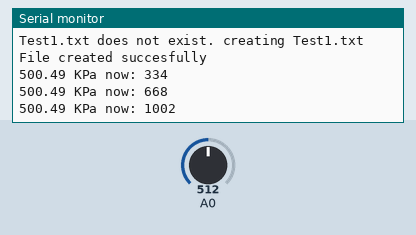
Simulated run of this sketch. Board: Arduino Uno, built with avr-gcc and run on an emulated ATmega328P. Shown: the last lines printed to the serial monitor. The test bench sets the inputs (shaded band); at power-on: A0 = 512. Storage starts empty.

Above: at 1.2 s.
1.3 s: A0 set to 716
At 1.57 s:
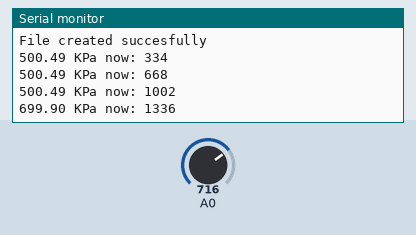
2.8 s: A0 set to 900
At 2.91 s:
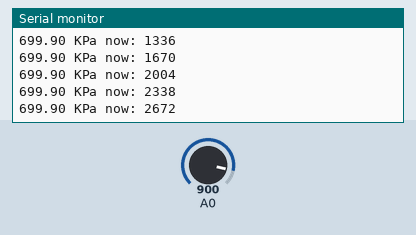
Timing chart, 0 to 5.8 s (numbered marks = the images above; inputs shaded):
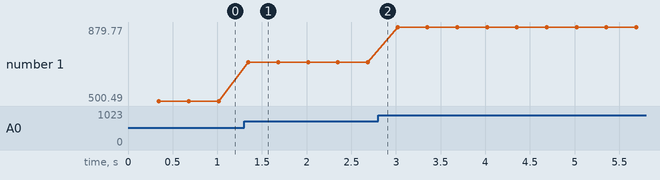

The sketch:

sketch_nov05a.ino
```cpp
#include<SPI.h>
#include<SD.h>
#include<Wire.h>
#include "RTClib.h"

const int sensorPin = 0;        // Sensor signal connected to A0
const int dataFrequency = 3;    // How many times the sensor is read within 1 second
const int sdChipSelect = 10;     // SD shield uses digital pin 10
const int baudRate = 9600;       // baud rate of serial communication

unsigned long lastSampleTime;

static String fileName;

RTC_DS1307 rtc;                 // Initialize the real time clock object

void setup() {
  // put your setup code here, to run once:
  //DateTime now = rtc.now();

  setupSerial();
  //fileName = String(now.year())+ "_" + String(now.month()) + "_" + String(now.day()) + "_" + String(now.hour()) + "_" + String(now.minute()) + "_" + String(now.second()) + ".txt";
  setupSD("Test1.txt");
  lastSampleTime = 0UL;

}

void loop() {
  // put your main code here, to run repeatedly:

  unsigned long nowMillis = millis();
  String dataString = "";
  float pressure;
  //DateTime now = rtc.now();
  //Serial.println(now.year(),DEC);
  if ((nowMillis - lastSampleTime) > 1000/dataFrequency)
  {
    pressure = readPressureKPa(sensorPin);
    lastSampleTime = nowMillis;
    dataString = String(pressure) + " KPa now: " + String(nowMillis);
    File dataFile = SD.open("Test1.txt", FILE_WRITE);
    if (dataFile)
    {
      dataFile.println(dataString);
      dataFile.close();
      Serial.println(dataString);
    }
    else
    {
      Serial.println("error opening file");
    }
  }
}

/*------------------Pressure Reading----------------------------------------*/
float readPressureMPa(int pinNumber)
{
  const float rawVoltageMin = 0.5;  // Sensor output voltage lower limit (volt)
  const float rawVoltageMax = 4.5;  // Sensor output voltage upper limit (volt)

  int rawValue = analogRead(pinNumber);   // Read raw value in the range of 0 - 1023
  float rawVoltage = rawValue * ((rawVoltageMax-rawVoltageMin)/1023.0) + rawVoltageMin; // Convert to voltage
  float pressure = (rawVoltage - rawVoltageMin) / (rawVoltageMax - rawVoltageMin); // Pressure unit MPa

  return pressure;  // MPa
}

float readPressureKPa(int pinNumber)
{
  return 1000 * readPressureMPa(pinNumber);
}
/*-------------------------------------------------------------------------*/

/*----------------------------------------SD Card--------------------------*/
void setupSD(String fileName)
{
  Serial.print("Initializing SD card...");
  if (!SD.begin(sdChipSelect))
  {
    Serial.println("Initialization failed!");
    return;
  }
  Serial.println("Initialization done.");

  if (SD.exists(fileName))
  {
    Serial.print(fileName);
    Serial.println(" exists.");
  }
  else
  {
    Serial.print(fileName);
    Serial.print(" does not exist. creating ");
    Serial.println(fileName);
    File dataFile;
    dataFile = SD.open(fileName, FILE_WRITE);
    dataFile.close();

    if (SD.exists(fileName))
    {
    Serial.println("File created succesfully");
    }
    else
    {
    Serial.println("File creation failed.");
    }
  }
}

void setupSerial()
{
  Serial.begin(baudRate);
  while(!Serial)
  {
    ; // wait for serial port to connect.
  }
}
/*------------------------------------------------------------------------*/
```

Measured:
- after the input at 1.3 s, the serial monitor: prints a new line after 0.05 s (image 1)
- plotted number 1: 500.49 → 699.9 after the input at 1.3 s, 699.9 → 879.77 after the input at 2.8 s
